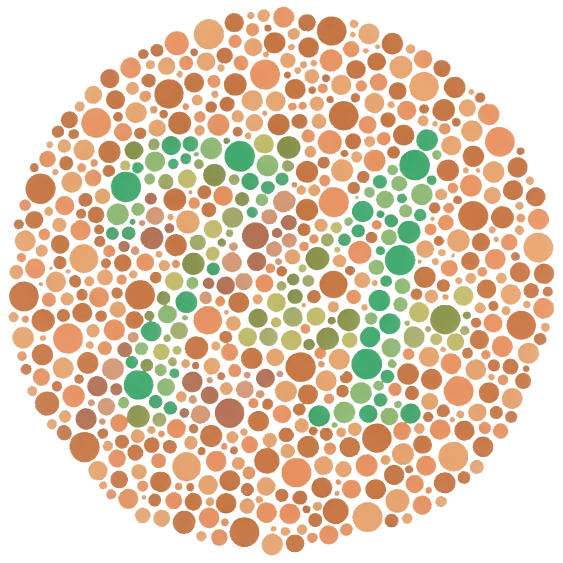
#> input picture test.png, 1125 x 1125 px (shown at 1/2 size)
$ python run_test.py
#> lines starting #> are read from the running program, lines starting #| are printed output that depends on the picture; after the words box and inside, x2 and y2 are one past the last pixel; in counts of white or black regions, pixels touching at a corner belong together
### cvd/engine.py
import numpy as np
from PIL import Image, ImageOps
from scipy.ndimage import binary_erosion, label, uniform_filter
from skimage.color import rgb2lab
from skimage.filters import threshold_otsu


def load_image(path, max_size=1000):
#> called with path = 'test.png', max_size = 1000
    img = Image.open(path)
#> img is the input picture: PIL image 1125x1125 RGBA; mean R, G, B, A 202.3, 162.7, 122.9, 115.7
    img = ImageOps.exif_transpose(img)
    if img.mode in ("RGBA", "LA", "P"):
        img = img.convert("RGBA")
        background = Image.new("RGBA", img.size, (255, 255, 255, 255))
#> background: PIL image 1125x1125 RGBA; every value is 255
        img = Image.alpha_composite(background, img)
    img = img.convert("RGB")
#> img: PIL image 1125x1125 RGB
    img.thumbnail((max_size, max_size))
#> img: PIL image 1000x1000 RGB
    return np.asarray(img, dtype=np.float64) / 255.0


def save_image(arr, path):
    arr = np.clip(arr, 0, 1)
    Image.fromarray(np.rint(arr * 255).astype("uint8")).save(path)


def srgb_to_linear(c):
    return np.where(c <= 0.04045, c / 12.92, ((c + 0.055) / 1.055) ** 2.4)


def linear_to_srgb(c):
    c = np.clip(c, 0, 1)
    return np.where(c <= 0.0031308, c * 12.92, 1.055 * c ** (1 / 2.4) - 0.055)


RGB2LMS = np.array([[17.8824, 43.5161, 4.11935],
                    [3.45565, 27.1554, 3.86714],
                    [0.0299566, 0.184309, 1.46709]])
LMS2RGB = np.linalg.inv(RGB2LMS)

SIM = {
    "protanopia":   np.array([[0, 2.02344, -2.52581], [0, 1, 0], [0, 0, 1]]),
    "deuteranopia": np.array([[1, 0, 0], [0.494207, 0, 1.24827], [0, 0, 1]]),
    "tritanopia":   np.array([[1, 0, 0], [0, 1, 0], [-0.395913, 0.801109, 0]]),
}

SHIFT = np.array([[0.0, 0.0, 0.0],
                  [1.5, 1.0, 0.0],
                  [0.0, 0.0, 1.0]])


def rgb_sim_matrix(kind):
    return LMS2RGB @ SIM[kind] @ RGB2LMS


def apply_matrix(img, M):
    h, w, _ = img.shape
    return (img.reshape(-1, 3) @ M.T).reshape(h, w, 3)


def simulate(img_srgb, kind):
    lin = srgb_to_linear(img_srgb)
    return linear_to_srgb(apply_matrix(lin, rgb_sim_matrix(kind)))


# [6 lines left out: function null_space_info, not called in this run]


def correct(img_srgb, kind, alpha=1.0, shift=None):
#> called with kind = 'deuteranopia', alpha = 1
    if shift is None:
        shift = SHIFT
    lin = srgb_to_linear(img_srgb)
    sim = apply_matrix(lin, rgb_sim_matrix(kind))
    lost = lin - sim
    shifted = apply_matrix(lost, shift)
    return linear_to_srgb(lin + alpha * shifted)


LIGHT_CUT = 90
CANDIDATE_COLOURS = [
    ("dark blue", (0.10, 0.10, 0.60)),
    ("bright yellow", (1.00, 0.90, 0.10)),
    ("white", (1.00, 1.00, 1.00)),
]


def detect_figure(original):
    lab = rgb2lab(original)
    L = lab[:, :, 0]
    valid = L < LIGHT_CUT
    info = {"confident": False, "fraction": 0.0, "separation": 0.0}
    empty = np.zeros(L.shape, dtype=bool)

    core = binary_erosion(valid, iterations=1 if min(L.shape) < 500 else 2)
    if core.sum() < 500:
        core = valid
    pts = lab[:, :, 1:3][core]
    if pts.shape[0] < 500:
        return empty, info

    mean = pts.mean(axis=0)
    centered = pts - mean
    cov = centered.T @ centered / len(centered)
    eigvals, eigvecs = np.linalg.eigh(cov)
    axis = eigvecs[:, np.argmax(eigvals)]
    info["explained"] = float(eigvals.max() / eigvals.sum())

    proj = centered @ axis
    if np.ptp(proj) < 1e-6:
        return empty, info
    t = threshold_otsu(proj)
    high = proj > t
    n_high, n_low = int(high.sum()), int((~high).sum())
    if min(n_high, n_low) == 0:
        return empty, info

    figure_is_high = n_high < n_low
    fig_vals = proj[high] if figure_is_high else proj[~high]
    bg_vals = proj[~high] if figure_is_high else proj[high]
    pooled = np.sqrt((fig_vals.var() + bg_vals.var()) / 2) + 1e-9
    separation = abs(fig_vals.mean() - bg_vals.mean()) / pooled
    fraction = len(fig_vals) / len(proj)

    eta = float(len(fig_vals) * len(bg_vals) / len(proj) ** 2
                * (fig_vals.mean() - bg_vals.mean()) ** 2 / proj.var())
    components, _ = label(valid)
    sizes = np.bincount(components.ravel())[1:]
    n_dots = int((sizes >= 3).sum())

    labels = np.zeros(L.shape, dtype=bool)
    full_proj = (lab[:, :, 1:3] - mean) @ axis
    side = full_proj > t
    labels[valid] = (side if figure_is_high else ~side)[valid]

    h, w = L.shape
    win = int(max(5, min(h, w) // 32)) | 1
    num = uniform_filter((labels & valid).astype(float), size=win)
    den = uniform_filter(valid.astype(float), size=win)
    mask = (num / (den + 1e-9) > 0.5) & valid

    info.update(separation=float(separation), fraction=float(fraction), eta=eta, n_dots=n_dots,
                confident=bool(separation > 1.8 and 0.03 < fraction < 0.5
                               and eta >= 0.7 and n_dots >= 25))
    return mask, info


def _viewer_lab(rgb, kind):
    rgb = np.asarray(rgb, dtype=float).reshape(-1, 1, 3)
    return rgb2lab(simulate(rgb, kind)).reshape(-1, 3)


def choose_figure_colour(original, mask, kind):
    valid = rgb2lab(original)[:, :, 0] < LIGHT_CUT
    bg = valid & ~mask
    if bg.sum() == 0:
        return CANDIDATE_COLOURS[0]
    rng = np.random.default_rng(0)
    idx = rng.choice(np.flatnonzero(bg.ravel()), size=min(4000, int(bg.sum())), replace=False)
    bg_lab = rgb2lab(simulate(original, kind)).reshape(-1, 3)[idx]
    scores = []
    for name, rgb in CANDIDATE_COLOURS:
        cand = _viewer_lab(rgb, kind)[0]
        dist = np.linalg.norm(bg_lab - cand, axis=1)
        scores.append(np.percentile(dist, 10))
    best = int(np.argmax(scores))
    if scores[0] >= 0.8 * scores[best]:
        best = 0
    return CANDIDATE_COLOURS[best]


def emphasize_figure(corrected, original, kind="deuteranopia"):
    mask, info = detect_figure(original)
#> in detect_figure, `valid = L < LIGHT_CUT`:
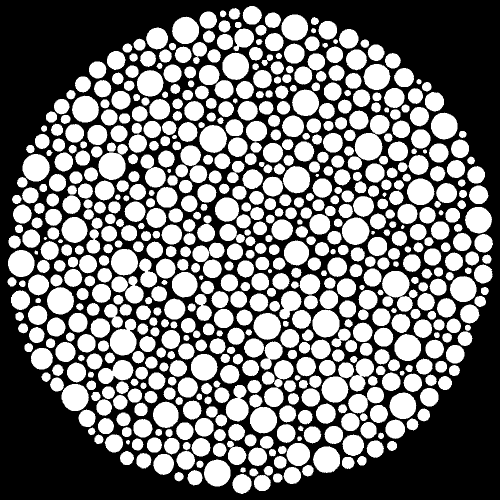
#> valid: shape (1000, 1000) bool (shown at 1/2 size); 46.8% white; 691 white regions, largest, box (x1, y1, x2, y2) and area: (220, 637, 273, 711) 2641, (709, 266, 765, 321) 2385, (399, 250, 454, 306) 2375
#> in detect_figure, `core = binary_erosion(valid, iterations=1 if min(L.shape) < 500 else 2)`:
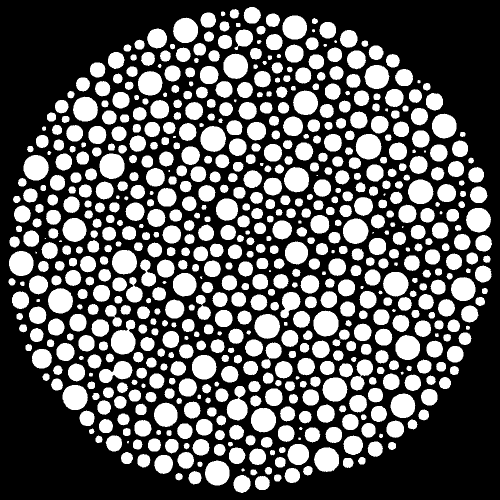
#> core: shape (1000, 1000) bool (shown at 1/2 size); 36.5% white; 696 white regions (12 under 20 px), largest, box (x1, y1, x2, y2) and area: (222, 639, 271, 709) 2239, (711, 268, 763, 319) 2079, (401, 252, 452, 304) 2069
#> in detect_figure, `pts = lab[:, :, 1:3][core]`: pts = 365232 pairs, first value -46.74 to 31.82, second value 16.35 to 44.79
#> in detect_figure, `mean = pts.mean(axis=0)`: mean = [12.34, 34.58]
#> in detect_figure, `centered = pts - mean`: centered = 365232 pairs, first value -59.08 to 19.48, second value -18.23 to 10.21
#> in detect_figure, `cov = centered.T @ centered / len(centered)`: cov = [[460.5, 92.34], [92.34, 32.38]]
#> in detect_figure, `eigvals, eigvecs = np.linalg.eigh(cov)`: eigvals = [13.31, 479.6]; eigvecs = [[0.202, -0.979], [-0.979, -0.202]]
#> in detect_figure, `axis = eigvecs[:, np.argmax(eigvals)]`: axis = [-0.979, -0.202]
#> in detect_figure, `t = threshold_otsu(proj)`: t = 14.11
#> in detect_figure, `n_high, n_low = int(high.sum()), int((~high).sum())`: n_high = 77365; n_low = 287867
#> in detect_figure, `figure_is_high = n_high < n_low`: figure_is_high = True
#> in detect_figure, `pooled = np.sqrt((fig_vals.var() + bg_vals.var()) / 2) + 1e-9`: pooled = 10.72
#> in detect_figure, `separation = abs(fig_vals.mean() - bg_vals.mean()) / pooled`: separation = 4.68
#> in detect_figure, `fraction = len(fig_vals) / len(proj)`: fraction = 0.212
#> in detect_figure, `eta = float(len(fig_vals) * len(bg_vals) / len(proj) ** 2 * (fig_vals...`: eta = 0.876
#> in detect_figure, `components, _ = label(valid)`:
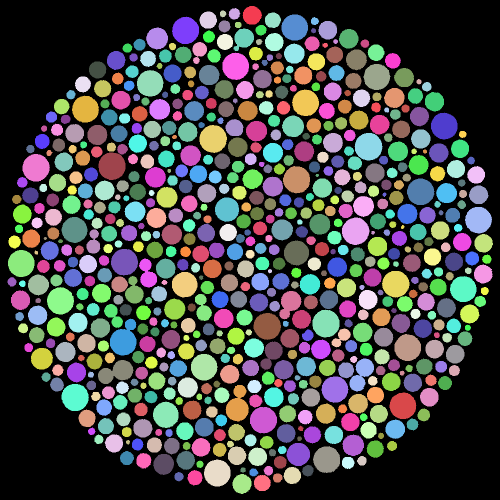
#> components: shape (1000, 1000) int32 (shown at 1/2 size); 694 distinct labels, from 0 to 693; one colour per label, 0 black
#> in detect_figure, `sizes = np.bincount(components.ravel())[1:]`: sizes = 693 values, max 2641 at index 489, min 30 at index 343, mean 674.9
#> in detect_figure, `n_dots = int((sizes >= 3).sum())`: n_dots = 693
#> in detect_figure, `mask = (num / (den + 1e-9) > 0.5) & valid`:
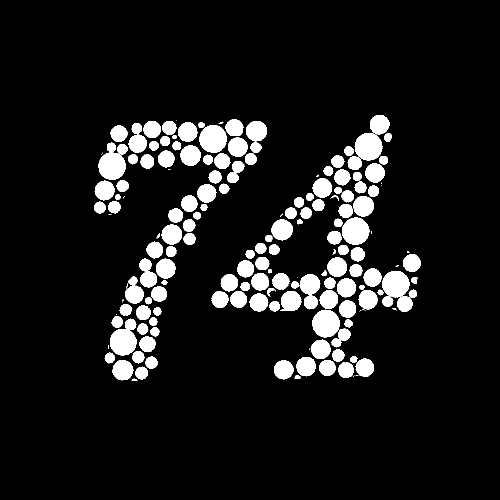
#> mask: shape (1000, 1000) bool (shown at 1/2 size); 9.9% white; 175 white regions (26 under 20 px), largest, box (x1, y1, x2, y2) and area: (220, 637, 273, 711) 2641, (709, 266, 765, 321) 2385, (399, 250, 454, 306) 2375
#> info = {'confident': True, 'fraction': 0.212, 'separation': 4.68, 'explained': 0.973, 'eta': 0.876, 'n_dots': 693}
    if not info["confident"]:
        return corrected, mask, info
    name, colour = choose_figure_colour(original, mask, kind)
#> in choose_figure_colour, `bg = valid & ~mask`:
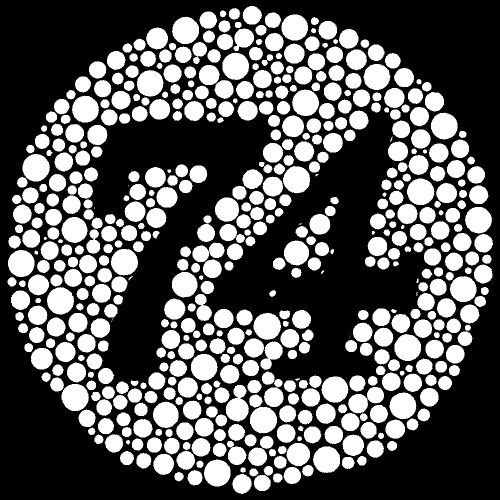
#> bg: shape (1000, 1000) bool (shown at 1/2 size); 36.8% white; 568 white regions (10 under 20 px), largest, box (x1, y1, x2, y2) and area: (45, 308, 100, 363) 2332, (123, 768, 178, 822) 2316, (507, 626, 562, 680) 2287
#> in choose_figure_colour, `idx = rng.choice(np.flatnonzero(bg.ravel()), size=min(4000, int(bg.sum..`: idx = 4000 values, max 987485 at index 3549, min 16496 at index 1553, mean 509425.9
#> in linear_to_srgb (call 2), `return np.where(c <= 0.0031308, c * 12.92, 1.055 * c ** (1 / 2.4) - 0...`:
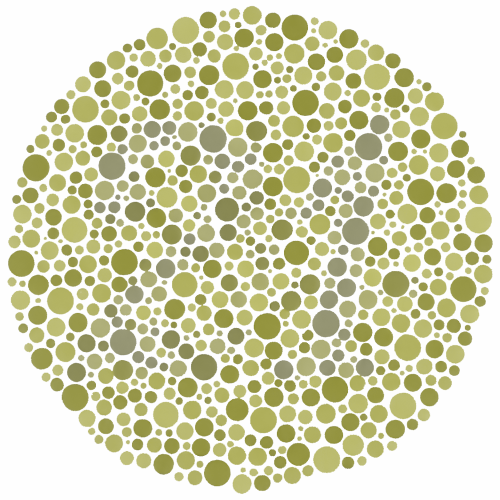
#> returned value: shape (1000, 1000, 3) float64 (shown at 1/2 size); mean of channels 0, 1, 2 0.842, 0.842, 0.717; drawn as R, G, B
#> after the loop in choose_figure_colour, `for name, rgb in CANDIDATE_COLOURS:`: scores = [118.8, 52.16, 41.68]
#> in choose_figure_colour, `best = int(np.argmax(scores))`: best = 0
#> name = 'dark blue'; colour = (0.1, 0.1, 0.6)
    out = corrected.copy()
    out[mask] = np.array(colour)
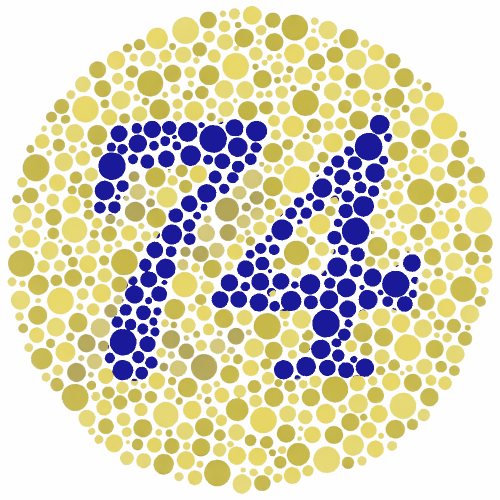
#> out: shape (1000, 1000, 3) float64 (shown at 1/2 size); mean of channels 0, 1, 2 0.852, 0.833, 0.741; drawn as R, G, B
    info["colour_name"] = name
    return out, mask, info

# --------------------------------------------------------------------------
# Universal contrast-boosting correction (works on any image, any deficiency)
# --------------------------------------------------------------------------


# [71 lines left out: functions _seen_spread, correct_universal, correct_best, not called in this run]

### run_test.py
from cvd.engine import *

img = load_image("test.png")
kind = "deuteranopia"

fixed = correct(img, kind, alpha=1.0)
fixed = emphasize_figure(fixed, img)

save_image(fixed, "final_corrected.png")
#> (the run stopped early here; a loop or call above may not have finished)

$ run again, with compare_sheet.png copied over test.png
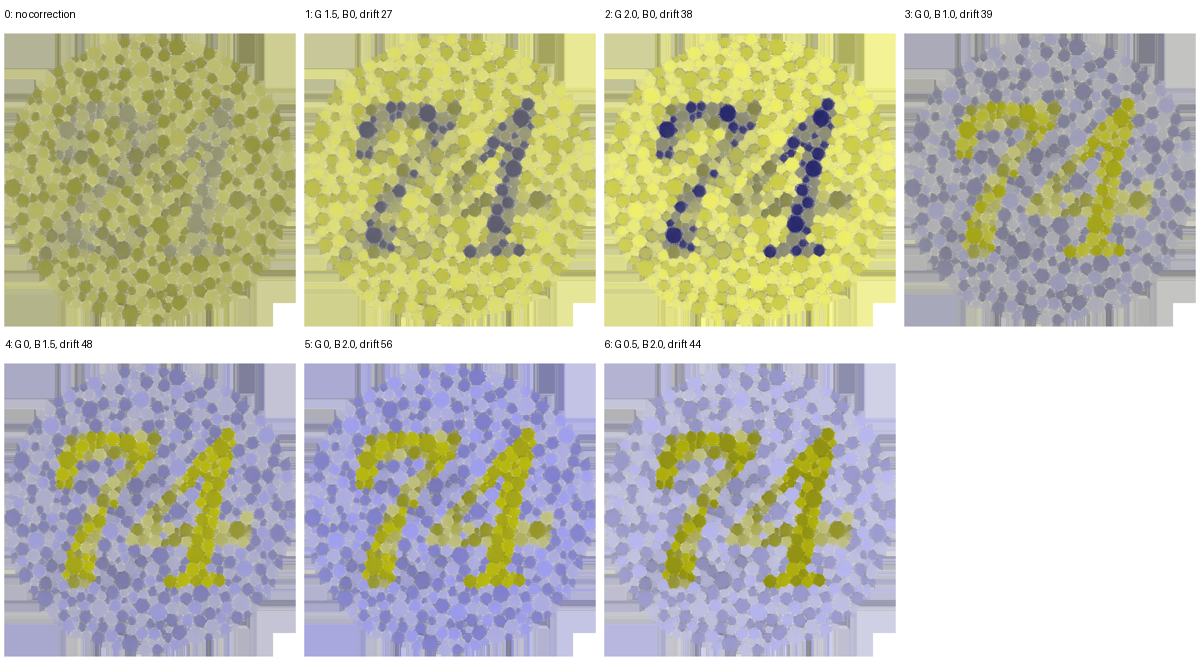
#> input picture compare_sheet.png, 1200 x 660 px
#> in load_image, img is the input picture: PIL image 1200x660 RGB; mean R, G, B 194.8, 194.8, 174.8
#> img: PIL image 1000x550 RGB
#> lab: shape (550, 1000, 3) float64; mean of channels 0, 1, 2 78.2, -1.9, 9.6
#> valid: shape (550, 1000) bool; 73.2% white; 367 black regions (282 under 20 px), largest, box (x1, y1, x2, y2) and area: (0, 0, 1000, 550) 140407, (685, 178, 716, 205) 327, (686, 222, 709, 239) 199
#> core: shape (550, 1000) bool; 68.4% white; 48 black regions (21 under 20 px), largest, box (x1, y1, x2, y2) and area: (0, 0, 1000, 550) 169874, (513, 162, 557, 215) 842, (584, 155, 610, 198) 550
#> pts = 375933 pairs, first value -17.7 to 25.52, second value -45.14 to 75.49
#> mean = [-1.76, 10.55]
#> centered = 375933 pairs, first value -15.94 to 27.28, second value -55.69 to 64.93
#> cov = [[96.34, -296.6], [-296.6, 936.8]]
#> eigvals = [2.2, 1031]; eigvecs = [[-0.953, -0.303], [-0.303, 0.953]]
#> axis = [-0.303, 0.953]
#> t = 1.59
#> n_high = 177114; n_low = 198819
#> figure_is_high = True
#> pooled = 12.89
#> separation = 4.58
#> fraction = 0.471
#> eta = 0.841
#> in detect_figure, `components, _ = label(valid)`:
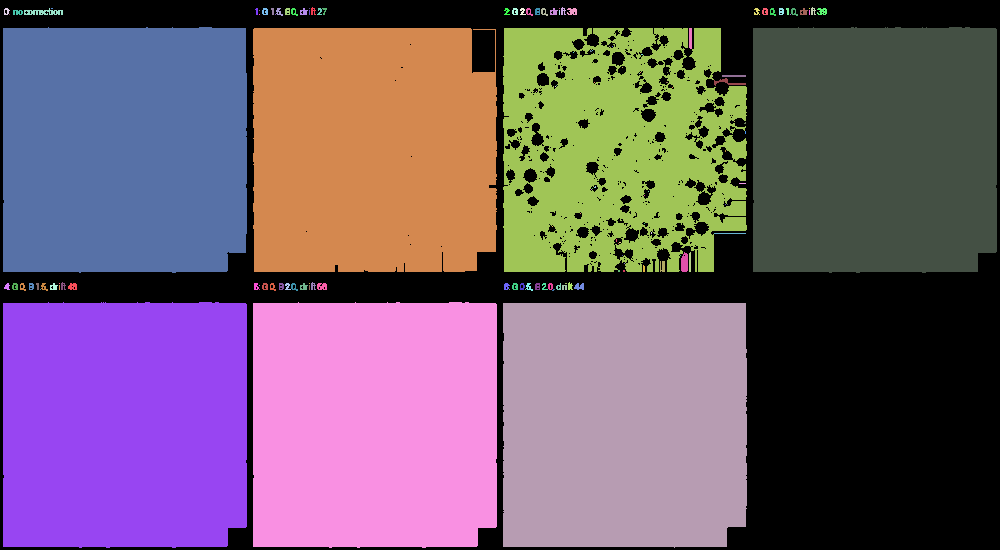
#> components: shape (550, 1000) int32; 140 distinct labels, from 0 to 139; one colour per label, 0 black
#> sizes = 139 values, max 59213 at index 45, min 1 at index 13, mean 2896.5
#> n_dots = 89
#> side: shape (550, 1000) bool; 37.7% white; 29 white regions (14 under 20 px), largest, box (x1, y1, x2, y2) and area: (3, 28, 247, 273) 58334, (253, 28, 497, 273) 55414, (503, 27, 747, 273) 54641
#> labels: shape (550, 1000) bool; 35.2% white; 39 white regions (21 under 20 px), largest, box (x1, y1, x2, y2) and area: (3, 28, 247, 272) 58256, (253, 28, 497, 272) 53953, (503, 28, 747, 272) 42420
#> mask: shape (550, 1000) bool; 35.8% white; 21 white regions (7 under 20 px), largest, box (x1, y1, x2, y2) and area: (3, 27, 247, 273) 59120, (253, 28, 497, 272) 55537, (503, 28, 747, 272) 43416
#> info = {'confident': True, 'fraction': 0.471, 'separation': 4.58, 'explained': 0.998, 'eta': 0.841, 'n_dots': 89}
#> bg: shape (550, 1000) bool; 37.4% white; 92 white regions (20 under 20 px), largest, box (x1, y1, x2, y2) and area: (253, 302, 497, 548) 49060, (3, 302, 247, 548) 49028, (753, 27, 997, 273) 48977
#> idx = 4000 values, max 547674 at index 3549, min 8320 at index 1553, mean 349989.7
#> after the loop in choose_figure_colour, `for name, rgb in CANDIDATE_COLOURS:`: scores = [64.52, 95.08, 26.23]
#> best = 1
#> name = 'bright yellow'; colour = (1, 0.9, 0.1)
#> in emphasize_figure, `out[mask] = np.array(colour)`:
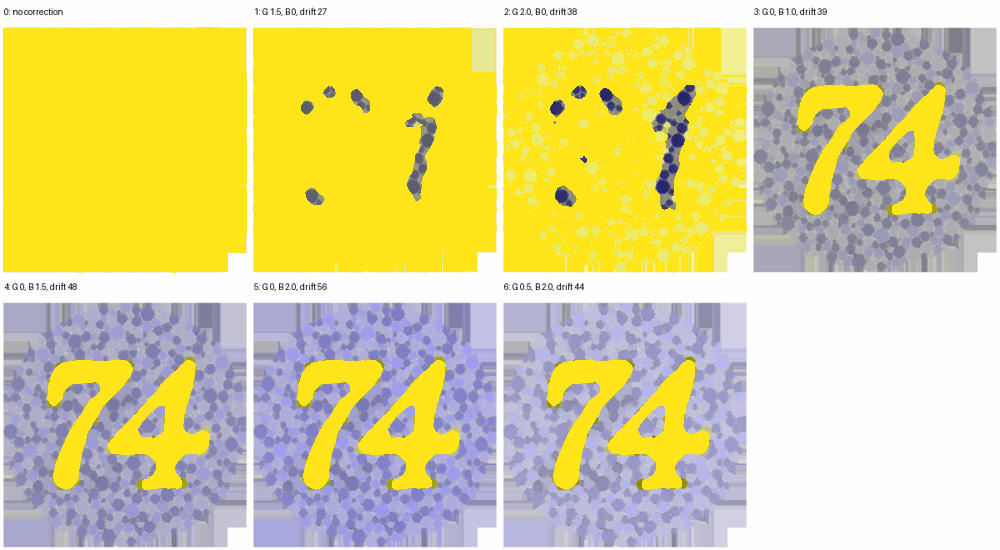
#> out: shape (550, 1000, 3) float64; mean of channels 0, 1, 2 0.862, 0.827, 0.572; drawn as R, G, B
